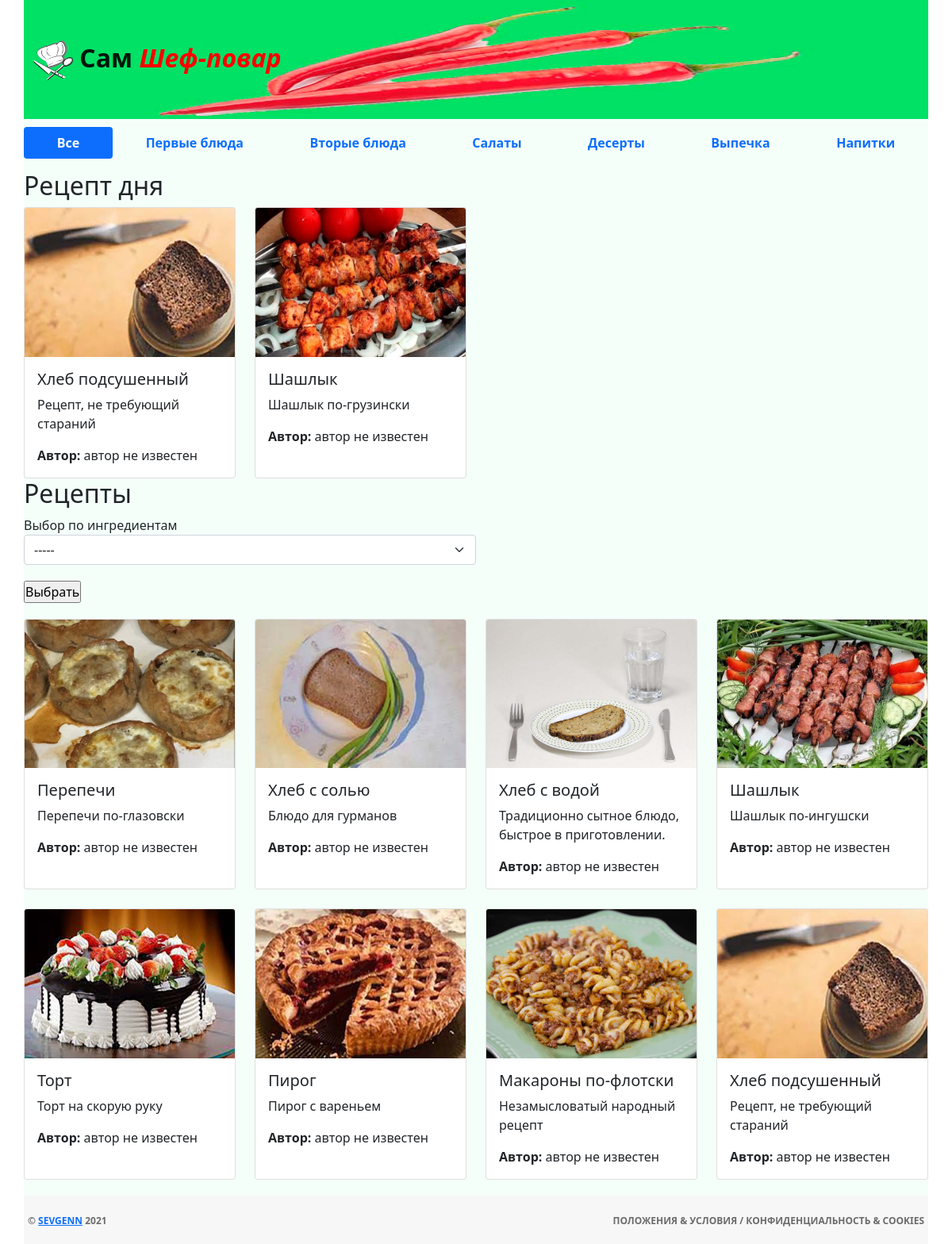
The page / on the database its author committed.
### mainapp/models.py (models this page shows, shortened)
class Category(models.Model):
    name = models.CharField(verbose_name='Наименование категории', max_length=128, unique=True)
    description = models.TextField(verbose_name='Описание категории', blank=True)
    class Meta:
        verbose_name = 'Категория'
        verbose_name_plural = 'Категории'

class Recipe(models.Model):
    category = models.ForeignKey(Category, on_delete=models.CASCADE)
    name = models.CharField(verbose_name='Название блюда', max_length=128)
    image = models.ImageField(upload_to='dishes_images', blank=False)
    short_desc = models.CharField(verbose_name='Краткое описание', max_length=64, blank=True)
    description = models.TextField(verbose_name='Содержание рецепта', blank=False)
    time_create = models.DateTimeField(verbose_name='Время создания', auto_now_add=True)
    time_update = models.DateTimeField(verbose_name='Время изменения', auto_now=True)
    is_active = models.BooleanField(verbose_name='Активен', default=True)
    author = models.CharField(verbose_name='Автор', max_length=64, default='автор не известен')
    ingredients = models.ManyToManyField(Ingredient, related_name='recipes')
    class Meta:
        verbose_name = 'Рецепт'
        verbose_name_plural = 'Рецепты'

### mainapp/views.py (the view)
# urls.py: re_path(r'^$', mainapp_views.main, name='main'),
def main(request):
    title = 'главная'
    recipes = Recipe.objects.filter(is_active=True)[:8]
    ingredients = Ingredient.objects.all()
    today_list = get_today_list()
    links_menu = Category.objects.all()
    try:
        item_id = int(request.GET.get('ingredient', None))
    except (ValueError, TypeError):
        item_id = None
    if item_id:
        ingredient = Ingredient.objects.get(id=item_id)
        recipes = ingredient.recipes.all()
    context = {
        'title': title,
        'recipes': recipes,
        'today_list': today_list,
        'links_menu': links_menu,
        'ingredients': ingredients,
        'item_id': item_id,
    }
    return render(request, 'mainapp/index.html', context)

### mainapp/views.py (called while the page is built)
def get_today_list():
    today_list = Recipe.objects.filter(is_active=True).order_by('-time_update')[:5]
    return random.sample(list(today_list), 2)

### mainapp/templates/mainapp/index.html (shortened to what this page needs)
{% extends 'mainapp/base.html' %}
{% load static %}
{% block content %}
    <div class="content">
        <h2>Рецепт дня</h2>
        <div class="row row-cols-1 row-cols-md-4 g-4">
          {% for recipe in today_list %}
              {% include 'mainapp/include/inc_card.html' %}
          {% endfor %}
        </div>
        <h2>Рецепты</h2>
<form action="" method="GET">
    Выбор по ингредиентам
    <select class="form-select ingredient" aria-label="Default select example" name="ingredient">
            <option>-----</option>
        <input type="submit" value="Выбрать">
    </select>
</form>
    <div class="row row-cols-1 row-cols-md-4 g-4">
          {% for recipe in recipes %}
              {% include 'mainapp/include/inc_card.html' %}
          {% endfor %}
        </div>
    </div>
{% endblock %}

### mainapp/templates/mainapp/include/inc_categories_submenu.html
<nav class="nav nav-pills flex-column flex-sm-row">
    <a href="{% url 'mainapp:main' %}"
            {% if request.resolver_match.kwargs.pk == None %}
       class="flex-sm-fill text-sm-center nav-link active"
            {% else %}
       class="flex-sm-fill text-sm-center nav-link"
            {% endif %}>
        <strong>Все</strong></a>
    {% for link in links_menu %}
        <a href="{% url 'mainapp:category' link.pk %}"
                {% if request.resolver_match.kwargs.pk|add:'0' == link.pk %}
           class="flex-sm-fill text-sm-center nav-link active"
                {% else %}
           class="flex-sm-fill text-sm-center nav-link"
                {% endif %}>
            <strong>{{ link.name }}</strong></a>
    {% endfor %}
</nav>

### mainapp/templates/mainapp/include/inc_card.html (shortened to what this page needs)
{% load static %}
<div class="col">
    <div class="card h-100">
      <a href="{% url 'mainapp:recipe' recipe.pk %}">
        <img src="/media/{{ recipe.image }}" class="card-img-top" alt="{{ recipe.short_desc }}">
      </a>
      <div class="card-body">
        <h5 class="card-title">{{ recipe.name }}</h5>
        <p class="card-text">{{ recipe.short_desc }}</p>
        <p class="card-text author"><strong>Автор: </strong>{{ recipe.author }}</p>
      </div>
    </div>
</div>

### mainapp/static/mainapp/styles/style.css (style rules this page uses)
* { padding: 0; margin: 0; }
.form-select { width: 50%; margin-bottom: 20px; }
form { margin-bottom: 20px; }

### rows shown on the page
Category: name "Первые блюда"
Category: name "Вторые блюда"
Category: name "Салаты"
Category: name "Десерты"
Category: name "Выпечка"
Category: name "Напитки"
Recipe: image (picture), name "Хлеб подсушенный", short_desc "Рецепт, не требующий стараний", author "автор не известен"
Recipe: image (picture), name "Шашлык", short_desc "Шашлык по-грузински", author "автор не известен"
Recipe: image (picture), name "Перепечи", short_desc "Перепечи по-глазовски", author "автор не известен"
Recipe: image (picture), name "Хлеб с солью", short_desc "Блюдо для гурманов", author "автор не известен"
Recipe: image (picture), name "Хлеб с водой", short_desc "Традиционно сытное блюдо, быстрое в приготовлении.", author "автор не известен"
Recipe: image (picture), name "Шашлык", short_desc "Шашлык по-ингушски", author "автор не известен"
Recipe: image (picture), name "Торт", short_desc "Торт на скорую руку", author "автор не известен"
Recipe: image (picture), name "Пирог", short_desc "Пирог с вареньем", author "автор не известен"
Recipe: image (picture), name "Макароны по-флотски", short_desc "Незамысловатый народный рецепт", author "автор не известен"
